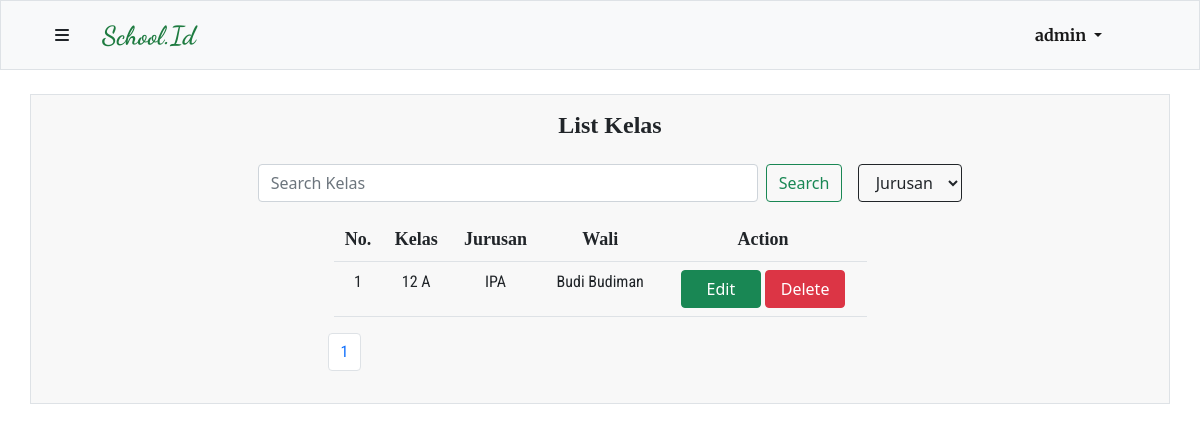
Page /php/class.php (signed in) on the earlier database version.
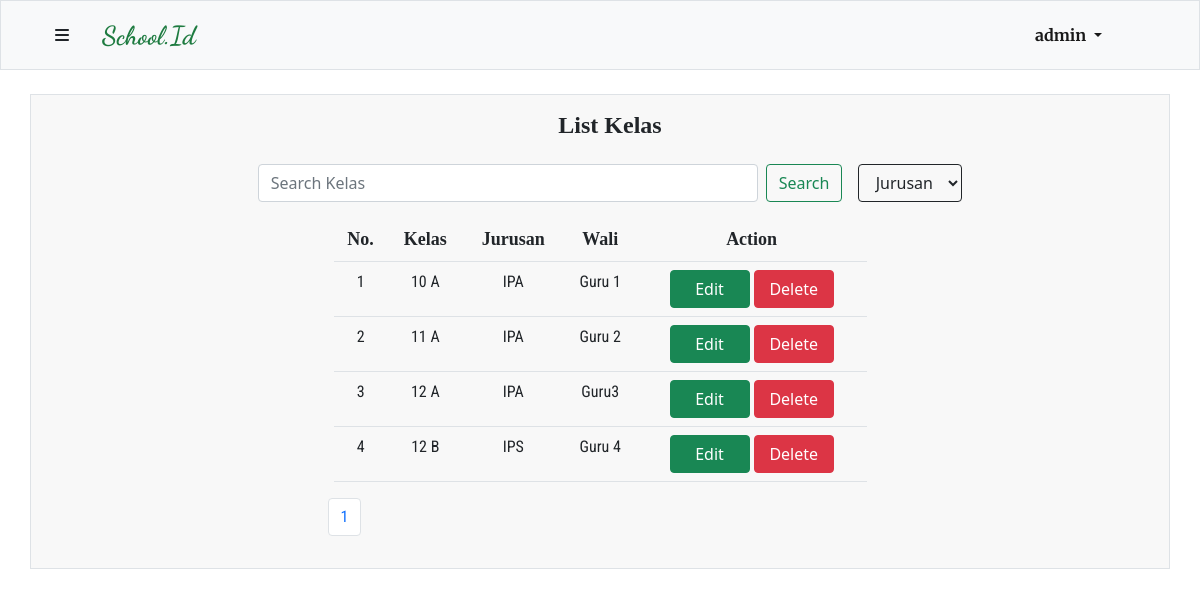
Same page on the later database version.
### tables this page shows
CREATE TABLE `user` (
  `id` int(10) UNSIGNED NOT NULL,
  `username` varchar(100) NOT NULL,
  `password` varchar(200) NOT NULL,
  `email` varchar(200) NOT NULL,
  `status` enum('ADMIN','GURU','SISWA') DEFAULT NULL,
  `Created_at` timestamp NOT NULL DEFAULT current_timestamp()
);

CREATE TABLE `kelas` (
  `id` int(10) UNSIGNED NOT NULL,
  `nama_kelas` varchar(12) NOT NULL,
  `jurusan` enum('IPA','IPS') DEFAULT NULL,
  `wali_kelas` int(10) UNSIGNED DEFAULT NULL
);

CREATE TABLE `guru` (
  `id` int(10) UNSIGNED NOT NULL,
  `nama_guru` varchar(200) NOT NULL,
  `NIG` char(9) NOT NULL,
  `mapel_id` int(10) UNSIGNED NOT NULL,
  `user_id` int(10) UNSIGNED NOT NULL
);

### php/function.php (called while the page is built, shortened)
<?php
$connection = mysqli_connect("localhost","root","","tubes");
function show($query) {
    global $connection;
    $box = [];
    $result = mysqli_query($connection, $query);
    while($row = mysqli_fetch_assoc($result)) {
        $box[] = $row;
    }
    return $box;
}
?>

### php/class.php (the view, shortened to what this page needs)
<?php
require 'function.php';
$totalData = count(show("SELECT * FROM kelas" )) ;
$dataPerhalaman = 5;
$jumlahHalaman = ceil($totalData/$dataPerhalaman);
if (isset($_GET["page"])) {
    $halamanAktif = $_GET["page"];
} else {
    $halamanAktif = 1;
}
$dataAwal = ($halamanAktif * $dataPerhalaman) - $dataPerhalaman;
$kelas = show ("SELECT kelas.id, kelas.nama_kelas, kelas.jurusan, guru.nama_guru FROM kelas JOIN guru ON kelas.wali_kelas = guru.id LIMIT $dataAwal, $dataPerhalaman") ;
$i = $dataAwal + 1;
?>
<!DOCTYPE html>
<html lang="en">
<head>
    <link href="https://cdn.jsdelivr.net/npm/bootstrap@5.1.3/dist/css/bootstrap.min.css" rel="stylesheet">
    <link rel="stylesheet" href="style/navbar.css">
    <link rel="stylesheet" href="style/template.css">
</head>
<body>
<?php include 'navbar.php' ?>
    <div class="container my-4 px-4 py-3 table-data border">
        <div class="table-title">
          <h4>List Kelas</h4>
        </div>
        <form class="d-flex search my-3 mx-auto"  method="POST">
          <input class="form-control me-2" type="search" placeholder="Search Kelas" aria-label="Search" name="keyword" autocomplete="off">
          <button class="btn btn-outline-success" name="find" type="submit">Search</button>
          <select class="btn ms-3 btn-outline-dark" name="filter" id="">
            <option value="">Jurusan</option>
          </select>
        </form>
        <div class="container-fluid mt-3">
          <table class="mx-auto table">
            <tr class="thead">
              <td class="table-header">No. </td>
              <td class="table-header">Kelas</td>
              <td class="table-header">Jurusan</td>
              <td class="table-header">Wali</td>
              <?php if(isset($_SESSION["admin"])) : ?>
                  <td class="table-header">Action</td>
              <?php elseif(isset($_SESSION["member"])) : ?>
                <?php if($_SESSION["member"] === "guru") : ?>
                  <td class="table-header">Action</td>
                <?php endif ; ?>
              <?php endif ; ?>
            </tr>
            <?php foreach($kelas as $kls) : ?>
                <tr class="tbody">
                    <td class="table-body"><?=$i?></td>
                    <td class="table-body"><?= $kls["nama_kelas"] ?></td>
                    <td class="table-body"><?= $kls["jurusan"]?></td>
                    <td class="table-body"><?= $kls["nama_guru"]?></td>
                      <?php if(isset($_SESSION["admin"])) : ?>
                          <td>
                            <a href="editclass.php?id=<?=$kls["id"]?>" class="btn btn-success">Edit</a>
                            <button type="button" class="btn btn-danger" data-bs-toggle="modal" data-bs-target="#delete<?=$kls["id"]?>">
                              Delete
                            </button>
                          </td>
                      <?php endif; ?>
                </tr>
            <?php $i++ ?>
            <?php endforeach ; ?>
          </table>
        </div>
        <?php include 'pagination.php' ?>
    </div>
</body>
</html>

### php/navbar.php (shortened to what this page needs)
<?php
$connection = mysqli_connect("localhost","root","","tubes");
$id = $_SESSION["userID"];
if(isset($_SESSION["admin"])) {
    $admin = mysqli_query($connection, "SELECT username FROM user WHERE id = $id");
    $data = mysqli_fetch_assoc($admin);
}
?>
    <nav class="navbar navbar-expand-lg navbar-light bg-light container-fluid border sticky-top">
        <div class="container navbar-head">
         <div class="logo">
            <button class="btn" type="button" data-bs-toggle="offcanvas" data-bs-target="#offcanvasRight" aria-controls="offcanvasRight"><i class="fas fa-bars"></i></button>
            <?php if(isset($_SESSION["admin"])) : ?>
                <a class="navbar-brand" href="admin.php">School.Id</a>
            <?php else : ?>
                <a class="navbar-brand" href="dashboard.php">School.Id</a>
            <?php endif ; ?>
         </div>
          <div class="login-register collapse navbar-collapse" id="navbarSupportedContent">
            <ul class="navbar-nav me-auto mb-2 mb-lg-0">
              <li class="nav-item dropdown">
                <a class="nav-link dropdown-toggle active me-5" href="" id="navbarDropdown" role="button" data-bs-toggle="dropdown" aria-expanded="false">
                    <?php if(isset($_SESSION["admin"])) : ?>
                         <?=$data["username"] ; ?>
                    <?php elseif($_SESSION["member"] === "siswa") :?>
                        <?=$data["nama_siswa"] ; ?>
                    <?php else :?>
                        <?=$data["nama_guru"] ; ?>
                    <?php endif ; ?>
                </a>
              </li>
            </ul>
          </div>
        </div>
      </nav>

### php/pagination.php (shortened to what this page needs)
<div class="my-3">
    <nav aria-label="Page navigation example" class="mx-auto new-pagination">
    <ul class="pagination">
        <?php for($j=1; $j <= $jumlahHalaman; $j++) : ?>
        <?php if($j == $halamanAktif) : ?>
                  <li class="page-item"><a class="page-link" href="?page=<?=$j?>"><?=$j?></a></li>
        <?php else : ?>
                  <li class="page-item"><a class="page-link text-dark" href="?page=<?=$j?>"><?=$j?></a></li>
        <?php endif ; ?>
        <?php endfor ; ?>
    </ul>
    </nav>
</div>

### php/style/navbar.css (style rules this page uses)
* { margin: 0; padding: 0; box-sizing: border-box; }
.navbar { background-color: #f8f8f8; height: 70px; }
.navbar-brand { text-align: center; font-weight: 900 !important; font-size : 26px; margin: 0; padding: 0 20px; font-family: 'Dancing Script'; color: #1E7B40 !important; }
.navbar .logo { display: flex; text-align: center; }
.navbar .login-register { flex-grow: 0; font-family: 'Merriweather'; font-weight: bolder; }

### php/style/template.css (style rules this page uses)
* { margin: 0; padding: 0; box-sizing: border-box; }
.d-flex { align-items: center; justify-content: center; }
form { margin: 0 20px; }
.table-data { background-color: #f8f8f8; }
.search .form-control { margin: 0 20px; }
.form-control { max-width: 500px; width: 100%; }
.table-data table { width: 50%; text-align: center; }
.table-data .table-title { display: flex; justify-content: center; }
.table-data .table-title h4 { margin-left :20px; text-align: center; font-family: 'Merriweater'; font-weight: 900; }
.table-data table button { width: 80px; }
.table-data .thead { font-family: 'Merriweater', serif !important; font-weight: bold; font-size: 18px; }
th, td { padding: 10px 5px; }
.table-data td a { width: 80px; }
.table-data .table-body { font-family: 'Roboto Condensed', sans-serif;; }
.new-pagination { width: 50% !important; font-family: 'Roboto Condensed'; }

Differences in the rows shown:
removed kelas: nama_kelas "12 A", jurusan "IPA", wali_kelas.nama_guru "Budi Budiman"
added kelas: nama_kelas "10 A", jurusan "IPA", wali_kelas.nama_guru "Guru 1"
added kelas: nama_kelas "11 A", jurusan "IPA", wali_kelas.nama_guru "Guru 2"
added kelas: nama_kelas "12 A", jurusan "IPA", wali_kelas.nama_guru "Guru3"
added kelas: nama_kelas "12 B", jurusan "IPS", wali_kelas.nama_guru "Guru 4"
